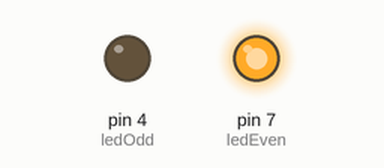
This sketch was run on a simulated Arduino Uno, built with avr-gcc and run on an emulated ATmega328P. On the bench: output pins drawn as LEDs (lit = HIGH). What the sketch prints to the serial monitor is not drawn.

Above: at 0.1 s.
Timing chart, 0 to 1.6 s (numbered marks = the images above):
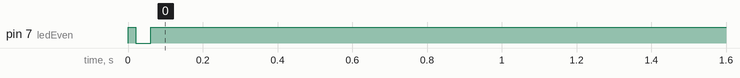

Measured:
- by itself, pin 7 (ledEven): LOW → HIGH at 0.00 s, → LOW 0.02 s later, → HIGH 0.04 s later

The sketch:

Collatz.ino
```cpp
#define ledOdd 4
#define ledEven 7
int x;

void setup(){
    Serial.begin(9600);
    pinMode(ledOdd,OUTPUT);
    pinMode(ledEven,OUTPUT);
}

void loop(){
    Serial.print("Write a number: ");
    if(Serial.available()>0){x=Serial.read();}
    while(x!=1){
        if(x%2==0){
            x/=2;
            digitalWrite(ledEven,HIGH);
            delay(10);
            digitalWrite(ledEven,LOW);
        }
        else
        {
            x*=3+1;
            digitalWrite(ledOdd,HIGH);
            delay(10);
            digitalWrite(ledOdd,LOW);
        }
    }
}
```
